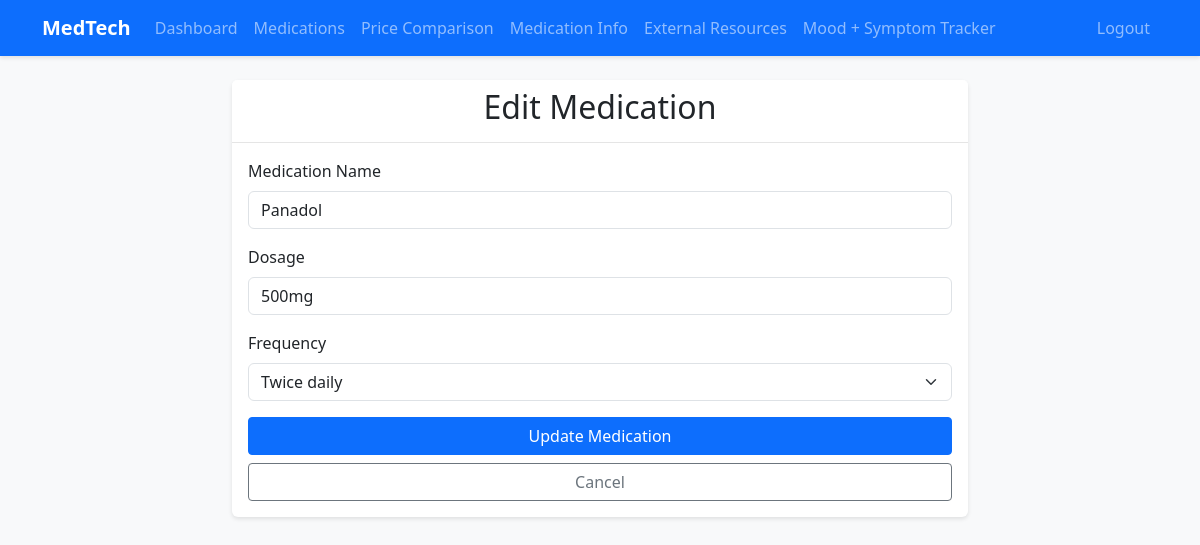
Page /medications/2/edit (signed in) on the committed database.
### app/models.py (models this page shows)
class Medication(db.Model):
    id = db.Column(db.Integer, primary_key=True)
    name = db.Column(db.String(100), nullable=False)
    dosage = db.Column(db.String(50))
    frequency = db.Column(db.String(50))
    start_date = db.Column(db.DateTime, default=datetime.utcnow)
    end_date = db.Column(db.DateTime)
    user_id = db.Column(db.Integer, db.ForeignKey('user.id'), nullable=False)
    reminders = db.relationship('Reminder', backref='medication', lazy='dynamic')
    notes = db.Column(db.Text)
    total_doses = db.Column(db.Integer, default=0)
    taken_doses = db.Column(db.Integer, default=0)
    missed_doses = db.Column(db.Integer, default=0)
    remaining_doses = db.Column(db.Integer, default=0)  # Track remaining doses

### app/routes/medication.py (the view, shortened to what this page needs)
@bp.route('/medications/<int:id>/edit', methods=['GET', 'POST'])
@login_required
def edit_medication(id):
    medication = Medication.query.get_or_404(id)
    if medication.user_id != current_user.id:
        flash('You do not have permission to edit this medication')
        return redirect(url_for('medication.list_medications'))
    return render_template('medication/edit.html', medication=medication)

### app/models.py (called while the page is built)
@login_manager.user_loader
def load_user(id):
    return User.query.get(int(id))

### app/templates/medication/edit.html (shortened to what this page needs)
{% extends "base.html" %}
{% block content %}
<div class="row justify-content-center">
    <div class="col-md-8">
        <div class="card">
            <div class="card-header">
                <h2 class="text-center">Edit Medication</h2>
            </div>
            <div class="card-body">
                <form method="POST" action="{{ url_for('medication.edit_medication', id=medication.id) }}">
                    <div class="mb-3">
                        <label for="name" class="form-label">Medication Name</label>
                        <input type="text" class="form-control" id="name" name="name" value="{{ medication.name }}" required>
                    </div>
                    <div class="mb-3">
                        <label for="dosage" class="form-label">Dosage</label>
                        <input type="text" class="form-control" id="dosage" name="dosage" value="{{ medication.dosage }}" required>
                    </div>
                    <div class="mb-3">
                        <label for="frequency" class="form-label">Frequency</label>
                        <select class="form-select" id="frequency" name="frequency" required>
                            <option value="Twice daily" {% if medication.frequency == 'Twice daily' %}selected{% endif %}>Twice daily</option>
                        </select>
                    </div>
                    <div class="d-grid gap-2">
                        <button type="submit" class="btn btn-primary">Update Medication</button>
                        <a href="{{ url_for('medication.list_medications') }}" class="btn btn-outline-secondary">Cancel</a>
                    </div>
                </form>
            </div>
        </div>
    </div>
</div>
{% endblock %}

### app/static/css/style.css (style rules this page uses)
body { background-color: #f8f9fa; }
.card { box-shadow: 0 2px 4px rgba(0, 0, 0, 0.1); border: none; }
.card-header { background-color: #fff; border-bottom: 1px solid rgba(0, 0, 0, 0.1); }
.btn { border-radius: 4px; }
.btn-primary { background-color: #0d6efd; border-color: #0d6efd; }

### rows in the picture
Medication: name "Panadol", dosage "500mg", frequency "Twice daily"
